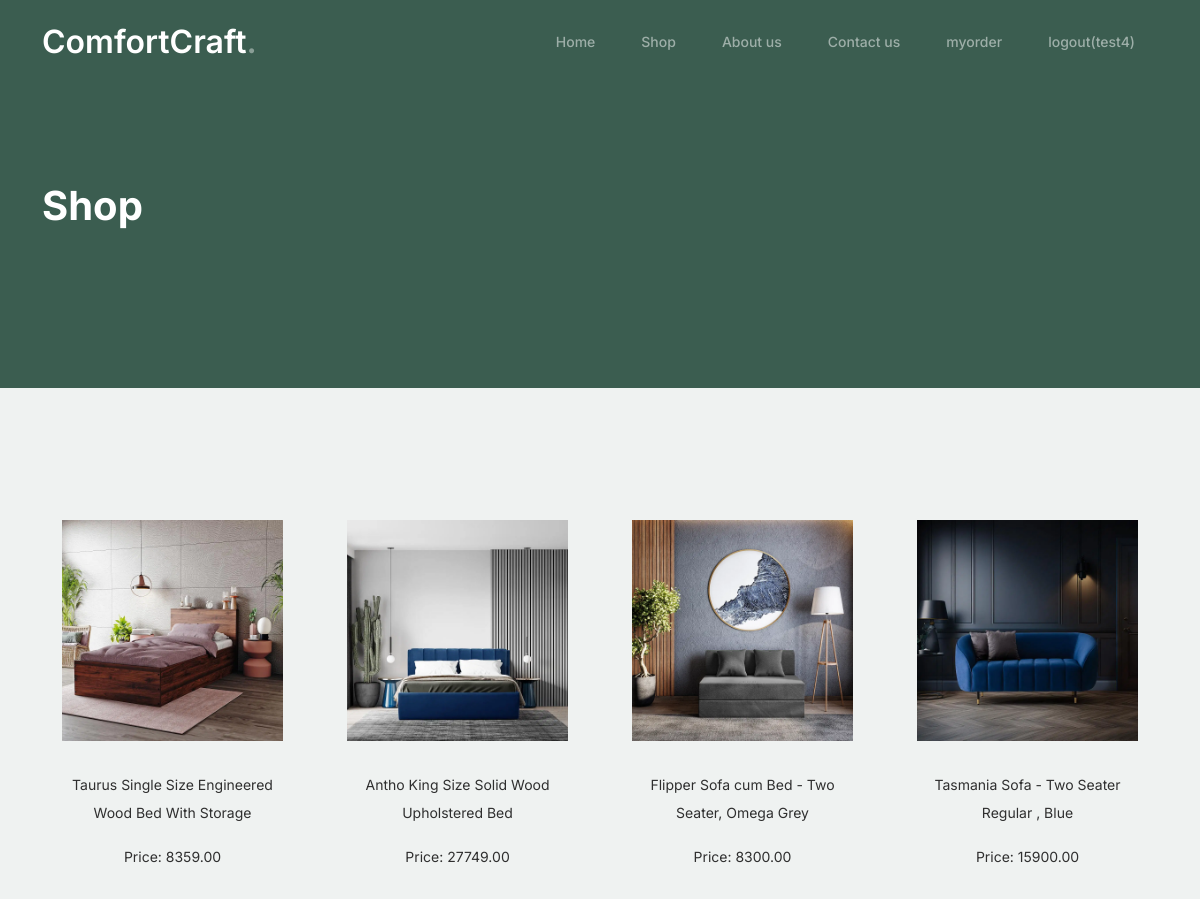
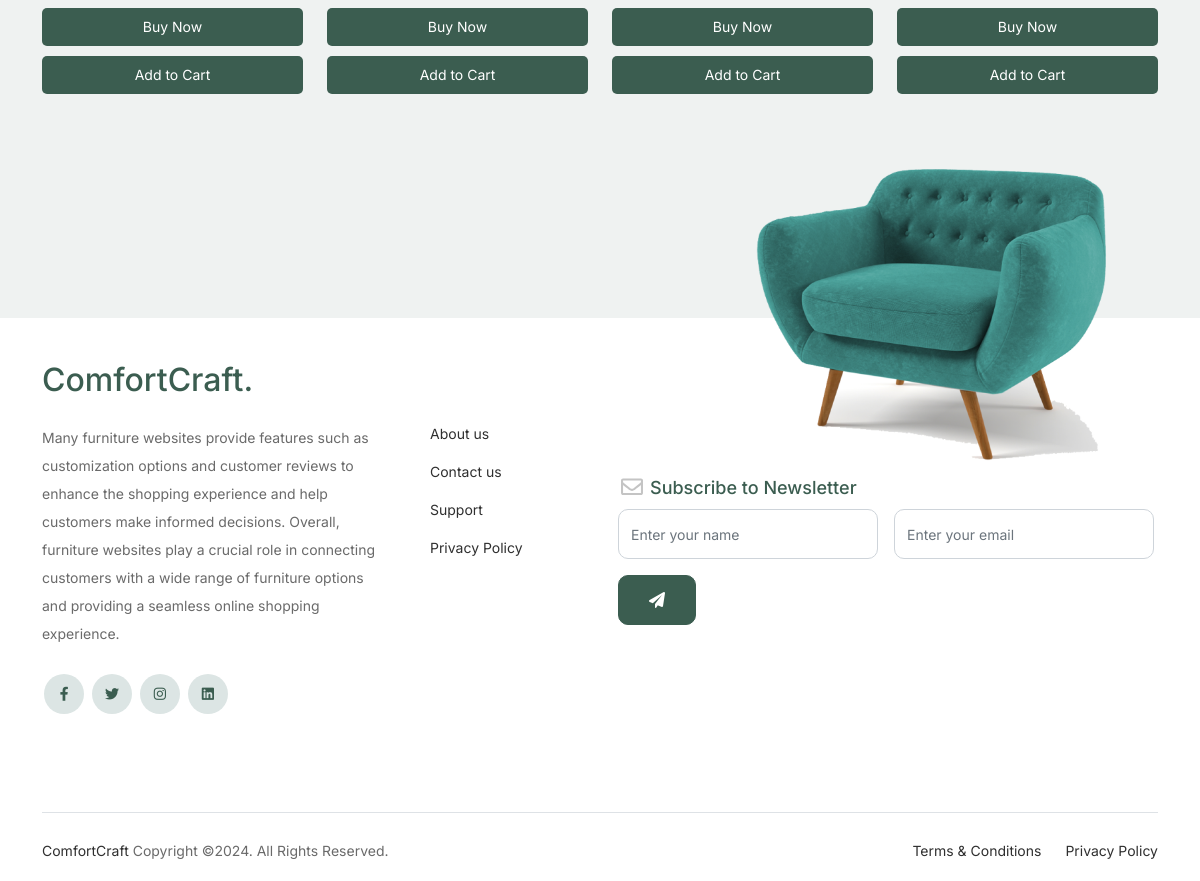
/shop/ (signed in), run on the app's committed database (2 pictures, top to bottom).
### application/models.py (models this page shows, shortened)
class Product(models.Model):
    name = models.CharField(max_length=100)
    discription = models.CharField(max_length=100,default='')
    price = models.DecimalField(max_digits=10, decimal_places=2)
    image = models.ImageField(upload_to='products/')

### application/views.py (the view)
# urls.py: path('shop/', views.product_list, name="product_list"),
def product_list(request):
    products = Product.objects.all()
    return render(request, 'shop.html', {'products': products})

### application/templates/shop.html (shortened to what this page needs)
{% extends "header.html" %}
{% load static %}
{% block content %}
<html lang="en">
<body>
	<div class="hero">
		<div class="container">
			<div class="row justify-content-between">
				<div class="col-lg-5">
					<div class="intro-excerpt">
						<h1>Shop</h1>
					</div>
				</div>
				<div class="col-lg-7">
				</div>
			</div>
		</div>
	</div>
	<div class="untree_co-section product-section before-footer-section">
		<div class="container">
			<div class="row">
				{% for product in products %}
				<div class="col-12 col-md-4 col-lg-3 mb-5">
					<a class="product-item" href="#">
						<img src="{{ product.image.url }}" class="img-fluid product-thumbnail">
						<p>{{ product.discription }}</p>
			<p>Price: {{ product.price }}</p>
			<a href="{% url 'buy_now' product.id %}" class="buy-now-button" style="text-align: center;">Buy Now</a>
			<a class="buy-now-button" href="{% url 'add_to_cart' product.id %}" style="text-align: center;">Add to Cart</a>
					</a>
				</div>
				{% endfor %}
			</div>
		</div>
	</div>
</body>
{% endblock content %}

### application/static/style.css (style rules this page uses)
body { overflow-x: hidden; position: relative; }
body { font-family: "Inter", sans-serif; font-weight: 400; line-height: 28px; color: #6a6a6a; font-size: 14px; background-color: #eff2f1; }
a { text-decoration: none; -webkit-transition: .3s all ease; -o-transition: .3s all ease; transition: .3s all ease; color: #2f2f2f; text-decoration: underline; }
.hero { background: #3b5d50; padding: calc(4rem - 30px) 0 0rem 0; }
@media (min-width: 768px) { .hero { padding: calc(4rem - 30px) 0 4rem 0; } }
@media (min-width: 992px) { .hero { padding: calc(8rem - 30px) 0 8rem 0; } }
.hero .intro-excerpt { position: relative; z-index: 4; }
@media (min-width: 992px) { .hero .intro-excerpt { max-width: 450px; } }
.hero h1 { font-weight: 700; color: #ffffff; margin-bottom: 30px; }
.product-section { padding: 7rem 0; }
.product-section .product-item { text-align: center; text-decoration: none; display: block; position: relative; cursor: pointer; }
.product-section .product-item .product-thumbnail { margin-bottom: 30px; position: relative; top: 0; -webkit-transition: .3s all ease; -o-transition: .3s all ease; transition: .3s all ease; }
.product-section .product-item:before { bottom: 0; left: 0; right: 0; position: absolute; content: ""; background: #dce5e4; height: 0%; z-index: -1; border-radius: 10px; -webkit-transition: .3s all ease; -o-transition: .3s all ease; transition: .3s all ease; }
.before-footer-section { padding: 7rem 0 12rem 0 !important; }
.untree_co-section { padding: 7rem 0; }
.product-item { flex: 1; max-width: 100%; margin: 10px; padding: 10px; text-align: center; }
.buy-now-button { display: block; margin-top: 10px; background-color:#3b5d50; color: #fff; text-decoration: none; padding: 5px 10px; border-radius: 5px; }

### data on the page
Product: image (picture), discription "Taurus Single Size Engineered Wood Bed With Storage", price "8359.00"
Product: image (picture), discription "Antho King Size Solid Wood Upholstered Bed", price "27749.00"
Product: image (picture), discription "Flipper Sofa cum Bed - Two Seater, Omega Grey", price "8300.00"
Product: image (picture), discription "Tasmania Sofa - Two Seater Regular , Blue", price "15900.00"

### other printed values
{{ request.session.username }} "test4"
